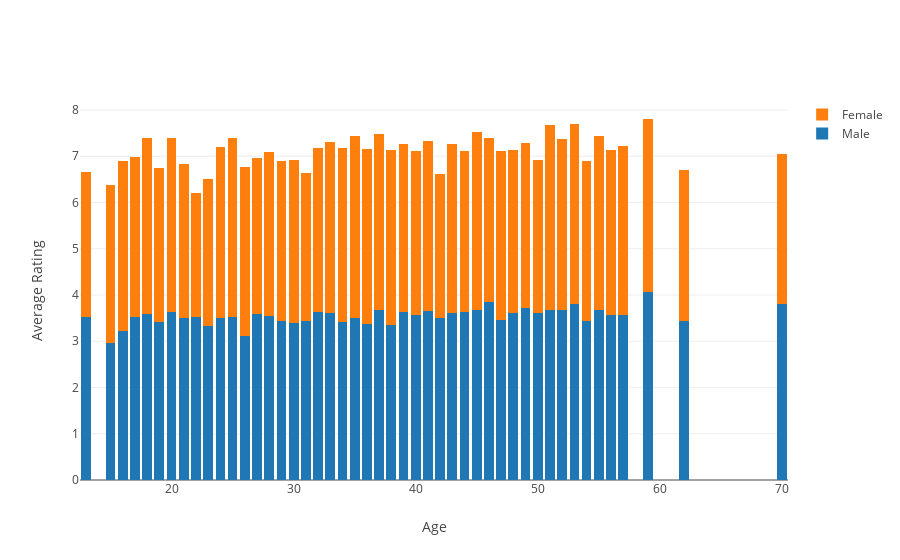

The notebook cell this image was saved under:
### Code cell
trace0 = Bar(
        x = xAxis.age,
        y = Male_Rating['M'],
        name = 'Male'
)
trace1 = Bar(
        x = xAxis.age,
        y = Female_Rating['F'],
        name = 'Female'
)
data = [trace0, trace1]
layout = dict(
          xaxis = dict(title = 'Age'),
          yaxis = dict(title = 'Average Rating'),
          barmode='stack'
              )
fig = dict(data = data, layout = layout)
plot.iplot(fig, filename='Average rating vs Age Group')

### Figure 1 — Plotly figure (JSON) as saved in the notebook; plotly's stock layout.template omitted (floating-point values rounded to 4 significant figures)
{"data": [{"name": "Male", "type": "bar", "x": [13, 15, 16, 17, 18, 19, 20, 21, 22, 23, 24, 25, 26, 27, 28, 29, 30, 31, 32, 33, 34, 35, 36, 37, 38, 39, 40, 41, 42, 43, 44, 45, 46, 47, 48, 49, 50, 51, 52, 53, 54, 55, 56, 57, 59, 62, 70], "y": [3.523, 2.962, 3.211, 3.522, 3.594, 3.422, 3.635, 3.51, 3.529, 3.334, 3.502, 3.524, 3.124, 3.58, 3.54, 3.443, 3.385, 3.444, 3.632, 3.613, 3.427, 3.512, 3.363, 3.683, 3.359, 3.626, 3.57, 3.652, 3.497, 3.61, 3.632, 3.68, 3.842, 3.469, 3.611, 3.719, 3.613, 3.683, 3.682, 3.8, 3.442, 3.672, 3.577, 3.569, 4.071, 3.435, 3.8]}, {"name": "Female", "type": "bar", "x": [13, 15, 16, 17, 18, 19, 20, 21, 22, 23, 24, 25, 26, 27, 28, 29, 30, 31, 32, 33, 34, 35, 36, 37, 38, 39, 40, 41, 42, 43, 44, 45, 46, 47, 48, 49, 50, 51, 52, 53, 54, 55, 56, 57, 59, 62, 70], "y": [3.145, 3.415, 3.69, 3.472, 3.805, 3.315, 3.764, 3.33, 2.679, 3.173, 3.702, 3.871, 3.65, 3.373, 3.547, 3.459, 3.543, 3.187, 3.54, 3.687, 3.759, 3.916, 3.791, 3.805, 3.783, 3.635, 3.545, 3.684, 3.112, 3.663, 3.478, 3.846, 3.544, 3.653, 3.528, 3.577, 3.315, 3.997, 3.696, 3.904, 3.455, 3.761, 3.551, 3.655, 3.734, 3.261, 3.239]}], "layout": {"barmode": "stack", "xaxis": {"title": "Age"}, "yaxis": {"title": "Average Rating"}}}
